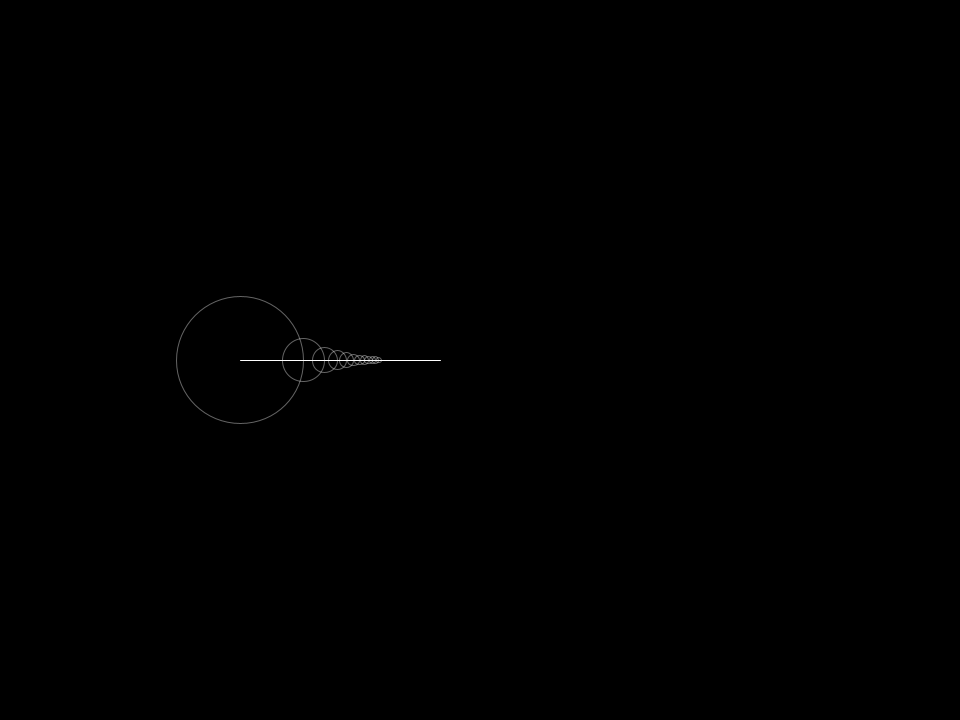
Frame 1 (no input)
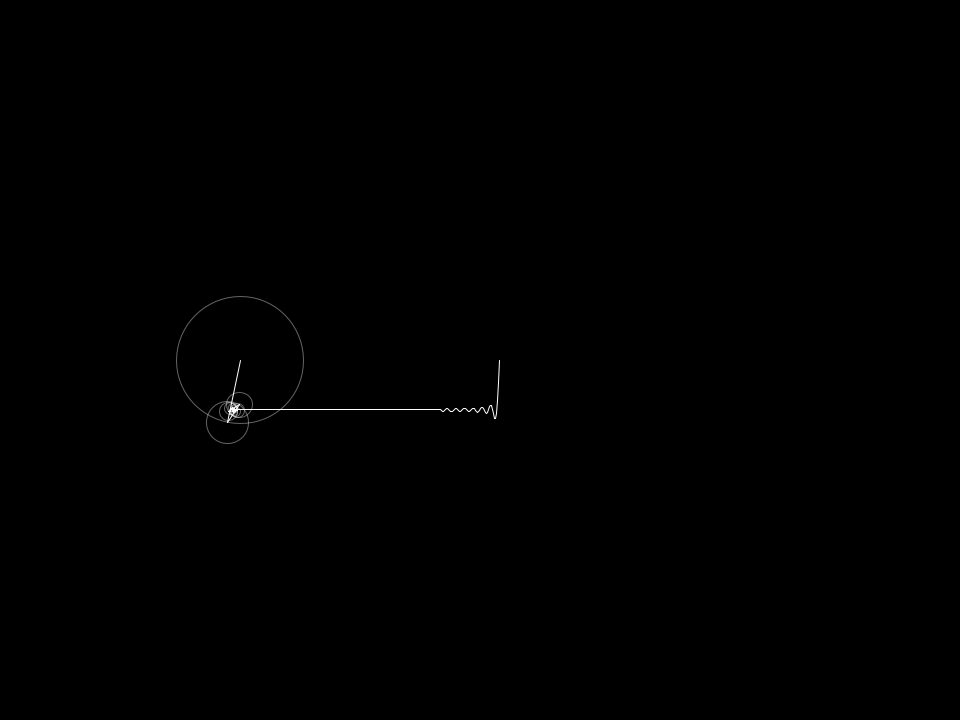
Frame 60 (the mouse pressed at the canvas centre just before this capture)
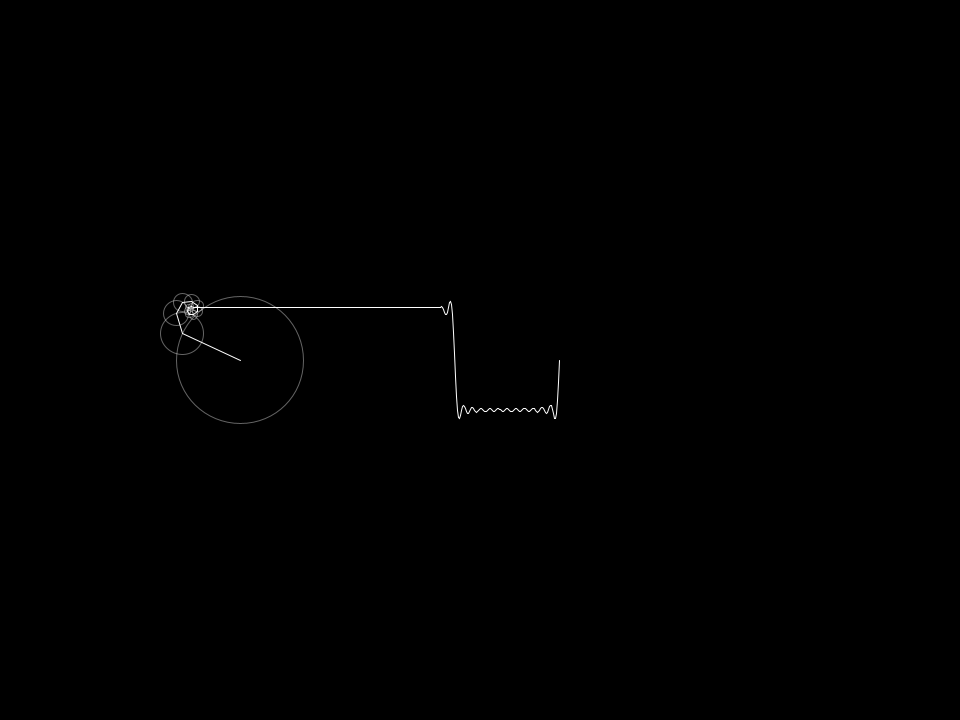
Frame 120 (the mouse held since frame 60 and released just before this capture)

The Processing sketch that drew these frames (run headless with seeded random() and noise(); from frame 60 on, the mouse is pressed at the canvas centre):

// Processing sketch: SquareWave
// ── SquareWave.pde
/* 
Modelling a fourier transform
Set up a circle and, using polar coordinates, make an ellipse travel around its edge

*/
float time;
float radius;
ArrayList<Float> wave;
int track_lim;
int steps;

void settings(){
  size(960,720);
}

void setup(){
  track_lim = 600;
  time = 0.0;
  steps = 12;
  wave = new ArrayList<Float>();
//  n = 1;
}

void draw(){
  background(0);
  translate(width/4, height/2); //set the centre to be 1/4 across, 1/2 way down
  //reset x and y each time to start from zero
  float x = 0;
  float y = 0;
  for (int i = 0; i < steps; i++){
     //calculating the radius of the ellipse
    float prevx = x;
    float prevy = y;
    float n = 2 * i + 1; //odd n's 
    float r = 50 * (4 / (n * PI));
    float D = 2 * r;
    
  //working out the x, y coordinates of the edges of the ellipse
  x += r * cos(n * time);
  y += r * sin(n * time);
    
  //draw the ellipse
  noFill();
  stroke(255,100);
  ellipse(prevx,prevy,D,D);
  
  //draw a dot going around the edge of the circle
  //fill(255);
  //ellipse(x, y, 8, 8);
  
  //draw a line from the centre of the circle to the edge
  stroke(255);
  line(prevx, prevy, x, y);
  
} //end loop

// capture the last y value and store it at the FRONT of the wave ArrayList
  wave.add(0, y);

  //draw wave, starting from (0, y)
  //move across
  translate(200, 0);
  noFill();
  beginShape();
  for (int i = 0; i < wave.size(); i++){
    vertex(i, wave.get(i));
  }
  endShape();
  
  //draw the connecting line
  line(x - 200, y, 0, wave.get(0));
   
  //increment time  
  time += 0.03;
  
  //get rid of wave values we don't need over some threshold
  if (wave.size() > track_lim){
    wave.remove(track_lim - 1);
  }
}
